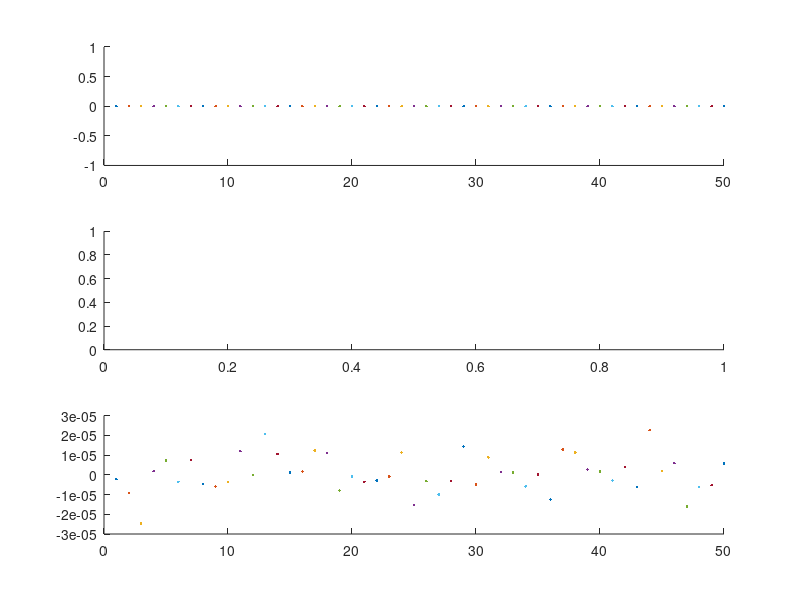
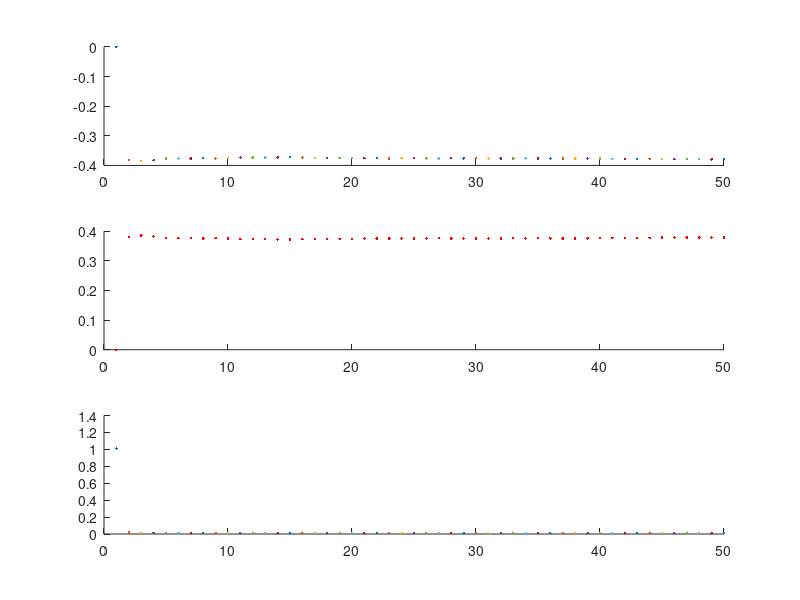

These charts were generated, in order, by the following MATLAB code:
% https://en.wikipedia.org/wiki/Kalman_filter#Derivations
% 
% 
clear;
% delta_t=0.1;
length = 50;
matrix_F=1;
sigma_a_sq = 1e-5;      
sigma_z_sq = 0.1^2;      
matrix_Q=sigma_a_sq;
matrix_H=1;      % [1, 0];

hat_x_00=0.0; 
Rconst=-0.37727;
matrix_P=1;
sigma_z = 0.01;
matrix_R = sigma_z;

hat_x_k1_k1 = hat_x_00;
a_k = 0.1;
x_k = 0;

hat_P_k1_k1 = matrix_P;
for iterator=1:length
figure(4);
    w_k = normrnd(0,  sigma_a_sq);     
    v_k = normrnd(0,  sigma_z_sq);
    x_k = matrix_F * x_k; % + w_k;
    z_k = matrix_H * Rconst + v_k;
    subplot(311);
    hold on;
    plot(iterator, x_k(1,1), '.');
    subplot(312);
    subplot(313);
    hold on;
    plot(iterator, w_k, '.');
    %% Predict
    hat_x_k_k1 = matrix_F * hat_x_k1_k1; % + matrix_G * a_k;
    hat_P_k_k1 = matrix_F * hat_P_k1_k1 * matrix_F.' + matrix_Q;
figure(5);
    subplot(311);
    hold on;
    plot(iterator, hat_x_k_k1, '.');
    subplot(312);
    hold on;
    plot(iterator, x_k(1,1)-hat_x_k_k1(1,1), 'r.');


    %% Update
    tide_y = z_k - matrix_H * hat_x_k_k1;
    S_k    = matrix_H * hat_P_k_k1 * matrix_H.' + matrix_R;
    K_k    = hat_P_k_k1 * matrix_H.' / S_k;
    hat_x_k1_k1 = hat_x_k_k1 + K_k * tide_y;
    hat_P_k1_k1 = (1 - K_k * matrix_H) * hat_P_k_k1;
    subplot(313);
    hold on;
    plot(iterator, S_k, '.');
end
hat_x_k_k1
